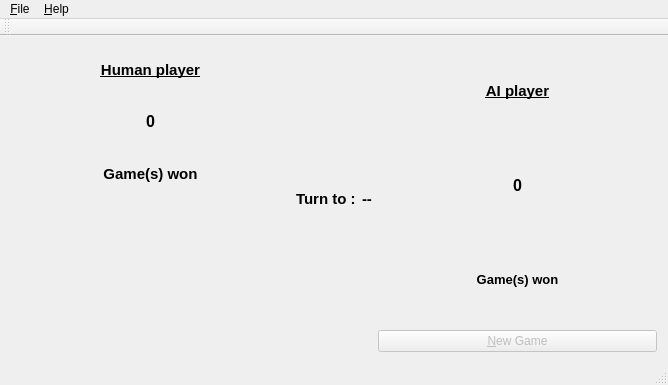
<?xml version="1.0" encoding="UTF-8"?>
<ui version="4.0">
 <class>MainWindow</class>
 <widget class="QMainWindow" name="MainWindow">
  <property name="geometry">
   <rect>
    <x>0</x>
    <y>0</y>
    <width>668</width>
    <height>385</height>
   </rect>
  </property>
  <property name="minimumSize">
   <size>
    <width>0</width>
    <height>0</height>
   </size>
  </property>
  <property name="windowTitle">
   <string>Chinese Square (client side)</string>
  </property>
  <widget class="QWidget" name="centralWidget">
   <layout class="QVBoxLayout" name="verticalLayout_6">
    <item>
     <layout class="QHBoxLayout" name="horizontalLayout_3">
      <item>
       <layout class="QVBoxLayout" name="verticalLayout_3">
        <item>
         <layout class="QVBoxLayout" name="verticalLayout">
          <item>
           <widget class="QLabel" name="labelJoueurHumain">
            <property name="text">
             <string>&lt;!DOCTYPE HTML PUBLIC &quot;-//W3C//DTD HTML 4.0//EN&quot; &quot;http://www.w3.org/TR/REC-html40/strict.dtd&quot;&gt;
&lt;html&gt;&lt;head&gt;&lt;meta name=&quot;qrichtext&quot; content=&quot;1&quot; /&gt;&lt;style type=&quot;text/css&quot;&gt;
p, li { white-space: pre-wrap; }
&lt;/style&gt;&lt;/head&gt;&lt;body style=&quot; font-family:'Sans'; font-size:10pt; font-weight:400; font-style:normal;&quot;&gt;
&lt;p style=&quot; margin-top:12px; margin-bottom:12px; margin-left:0px; margin-right:0px; -qt-block-indent:0; text-indent:0px;&quot;&gt;&lt;span style=&quot; font-size:11pt; font-weight:600; text-decoration: underline; color:#000000;&quot;&gt;Human player&lt;/span&gt;&lt;/p&gt;&lt;/body&gt;&lt;/html&gt;</string>
            </property>
            <property name="alignment">
             <set>Qt::AlignCenter</set>
            </property>
           </widget>
          </item>
          <item>
           <widget class="QLabel" name="labelCompteurHumain">
            <property name="text">
             <string>&lt;html&gt;&lt;head/&gt;&lt;body&gt;&lt;p&gt;&lt;span style=&quot; font-size:12pt; font-weight:600; color:#000000;&quot;&gt;0&lt;/span&gt;&lt;/p&gt;&lt;/body&gt;&lt;/html&gt;</string>
            </property>
            <property name="alignment">
             <set>Qt::AlignCenter</set>
            </property>
           </widget>
          </item>
          <item>
           <widget class="QLabel" name="labelPartiesGagnees">
            <property name="text">
             <string>&lt;!DOCTYPE HTML PUBLIC &quot;-//W3C//DTD HTML 4.0//EN&quot; &quot;http://www.w3.org/TR/REC-html40/strict.dtd&quot;&gt;
&lt;html&gt;&lt;head&gt;&lt;meta name=&quot;qrichtext&quot; content=&quot;1&quot; /&gt;&lt;style type=&quot;text/css&quot;&gt;
p, li { white-space: pre-wrap; }
&lt;/style&gt;&lt;/head&gt;&lt;body style=&quot; font-family:'Sans'; font-size:10pt; font-weight:400; font-style:normal;&quot;&gt;
&lt;p style=&quot; margin-top:12px; margin-bottom:12px; margin-left:0px; margin-right:0px; -qt-block-indent:0; text-indent:0px;&quot;&gt;&lt;span style=&quot; font-size:11pt; font-weight:600; color:#000000;&quot;&gt;Game(s) won&lt;/span&gt;&lt;/p&gt;&lt;/body&gt;&lt;/html&gt;</string>
            </property>
            <property name="alignment">
             <set>Qt::AlignCenter</set>
            </property>
           </widget>
          </item>
         </layout>
        </item>
        <item>
         <layout class="QVBoxLayout" name="verticalLayoutHumain"/>
        </item>
        <item>
         <widget class="QLabel" name="labelInfoCo">
          <property name="text">
           <string/>
          </property>
         </widget>
        </item>
       </layout>
      </item>
      <item>
       <layout class="QVBoxLayout" name="verticalLayout_5">
        <item>
         <layout class="QHBoxLayout" name="horizontalLayout">
          <item>
           <widget class="QLabel" name="labelAuJoueur">
            <property name="text">
             <string>&lt;!DOCTYPE HTML PUBLIC &quot;-//W3C//DTD HTML 4.0//EN&quot; &quot;http://www.w3.org/TR/REC-html40/strict.dtd&quot;&gt;
&lt;html&gt;&lt;head&gt;&lt;meta name=&quot;qrichtext&quot; content=&quot;1&quot; /&gt;&lt;style type=&quot;text/css&quot;&gt;
p, li { white-space: pre-wrap; }
&lt;/style&gt;&lt;/head&gt;&lt;body style=&quot; font-family:'Sans'; font-size:10pt; font-weight:400; font-style:normal;&quot;&gt;
&lt;p style=&quot; margin-top:12px; margin-bottom:12px; margin-left:0px; margin-right:0px; -qt-block-indent:0; text-indent:0px;&quot;&gt;&lt;span style=&quot; font-size:11pt; font-weight:600; color:#000000;&quot;&gt;Turn to :&lt;/span&gt;&lt;/p&gt;&lt;/body&gt;&lt;/html&gt;</string>
            </property>
           </widget>
          </item>
          <item>
           <widget class="QLabel" name="labelJoueurCourant">
            <property name="text">
             <string>&lt;html&gt;&lt;head/&gt;&lt;body&gt;&lt;p&gt;&lt;span style=&quot; font-size:11pt; font-weight:600; color:#000000;&quot;&gt;--&lt;/span&gt;&lt;/p&gt;&lt;/body&gt;&lt;/html&gt;</string>
            </property>
           </widget>
          </item>
         </layout>
        </item>
        <item>
         <layout class="QGridLayout" name="gridLayoutPlateau"/>
        </item>
       </layout>
      </item>
      <item>
       <layout class="QVBoxLayout" name="verticalLayout_4">
        <item>
         <layout class="QVBoxLayout" name="verticalLayout_2">
          <item>
           <widget class="QLabel" name="labelJoueurOrdi">
            <property name="text">
             <string>&lt;!DOCTYPE HTML PUBLIC &quot;-//W3C//DTD HTML 4.0//EN&quot; &quot;http://www.w3.org/TR/REC-html40/strict.dtd&quot;&gt;
&lt;html&gt;&lt;head&gt;&lt;meta name=&quot;qrichtext&quot; content=&quot;1&quot; /&gt;&lt;style type=&quot;text/css&quot;&gt;
p, li { white-space: pre-wrap; }
&lt;/style&gt;&lt;/head&gt;&lt;body style=&quot; font-family:'Sans'; font-size:10pt; font-weight:400; font-style:normal;&quot;&gt;
&lt;p style=&quot; margin-top:12px; margin-bottom:12px; margin-left:0px; margin-right:0px; -qt-block-indent:0; text-indent:0px;&quot;&gt;&lt;span style=&quot; font-size:11pt; font-weight:600; text-decoration: underline; color:#000000;&quot;&gt;AI player&lt;/span&gt;&lt;/p&gt;&lt;/body&gt;&lt;/html&gt;</string>
            </property>
            <property name="alignment">
             <set>Qt::AlignCenter</set>
            </property>
           </widget>
          </item>
          <item>
           <widget class="QLabel" name="labelCompteurOrdi">
            <property name="text">
             <string>&lt;html&gt;&lt;head/&gt;&lt;body&gt;&lt;p&gt;&lt;span style=&quot; font-size:12pt; font-weight:600; color:#000000;&quot;&gt;0&lt;/span&gt;&lt;/p&gt;&lt;/body&gt;&lt;/html&gt;</string>
            </property>
            <property name="alignment">
             <set>Qt::AlignCenter</set>
            </property>
           </widget>
          </item>
          <item>
           <widget class="QLabel" name="labelPartiesGagnees2">
            <property name="text">
             <string>&lt;!DOCTYPE HTML PUBLIC &quot;-//W3C//DTD HTML 4.0//EN&quot; &quot;http://www.w3.org/TR/REC-html40/strict.dtd&quot;&gt;
&lt;html&gt;&lt;head&gt;&lt;meta name=&quot;qrichtext&quot; content=&quot;1&quot; /&gt;&lt;style type=&quot;text/css&quot;&gt;
p, li { white-space: pre-wrap; }
&lt;/style&gt;&lt;/head&gt;&lt;body style=&quot; font-family:'Sans'; font-size:10pt; font-weight:400; font-style:normal;&quot;&gt;
&lt;p style=&quot; margin-top:12px; margin-bottom:12px; margin-left:0px; margin-right:0px; -qt-block-indent:0; text-indent:0px;&quot;&gt;&lt;span style=&quot; font-weight:600;&quot;&gt;Game(s) won&lt;/span&gt;&lt;/p&gt;&lt;/body&gt;&lt;/html&gt;</string>
            </property>
            <property name="alignment">
             <set>Qt::AlignCenter</set>
            </property>
           </widget>
          </item>
         </layout>
        </item>
        <item>
         <layout class="QVBoxLayout" name="verticalLayoutOrdi"/>
        </item>
        <item>
         <layout class="QHBoxLayout" name="horizontalLayout_2">
          <item>
           <widget class="QPushButton" name="pushButtonNouvellePartie">
            <property name="enabled">
             <bool>false</bool>
            </property>
            <property name="text">
             <string>&amp;New Game</string>
            </property>
           </widget>
          </item>
         </layout>
        </item>
       </layout>
      </item>
     </layout>
    </item>
   </layout>
  </widget>
  <widget class="QMenuBar" name="menuBar">
   <property name="geometry">
    <rect>
     <x>0</x>
     <y>0</y>
     <width>668</width>
     <height>25</height>
    </rect>
   </property>
   <widget class="QMenu" name="menu_Fichier">
    <property name="title">
     <string>&amp;File</string>
    </property>
   </widget>
   <widget class="QMenu" name="menu_Aide">
    <property name="title">
     <string>&amp;Help</string>
    </property>
    <addaction name="action_Aide_au_jeu"/>
    <addaction name="action_A_propos"/>
   </widget>
   <addaction name="menu_Fichier"/>
   <addaction name="menu_Aide"/>
  </widget>
  <widget class="QToolBar" name="mainToolBar">
   <attribute name="toolBarArea">
    <enum>TopToolBarArea</enum>
   </attribute>
   <attribute name="toolBarBreak">
    <bool>false</bool>
   </attribute>
  </widget>
  <widget class="QStatusBar" name="statusBar"/>
  <action name="action_Aide_au_jeu">
   <property name="text">
    <string>&amp;Gaming help</string>
   </property>
  </action>
  <action name="action_A_propos">
   <property name="text">
    <string>&amp;About</string>
   </property>
  </action>
 </widget>
 <layoutdefault spacing="6" margin="11"/>
 <resources/>
 <connections/>
</ui>
